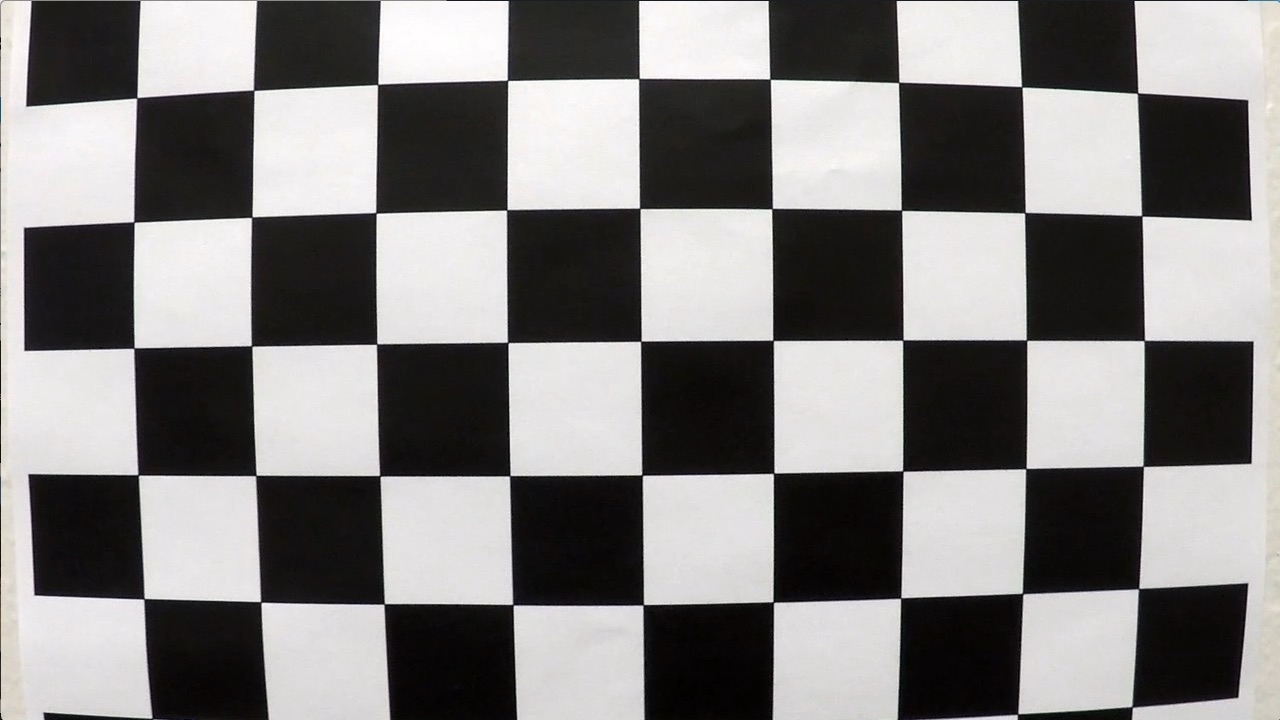
#> input picture CarND-Advanced-Lane-Lines/camera_cal/calibration1.jpg, 1280 x 720 px; the run also reads 1 picture not shown here
$ jupyter execute --allow-errors pipeline.ipynb   (shell and % lines are left out)   (older library calls are emulated)
#> lines starting #> are read from the running program, lines starting #| are printed output that depends on the picture; after the words box and inside, x2 and y2 are one past the last pixel; in counts of white or black regions, pixels touching at a corner belong together
[cell 1]
import cv2
import matplotlib.pyplot as plt
import matplotlib.image as mpimg
import numpy as np
import glob


print ('OK')

[cell 2]
img = mpimg.imread('camera_cal/calibration1.jpg')
#> img is the input picture: shape (720, 1280, 3); mean R, G, B 130.1, 128.4, 127.8
image_shape = img.shape
print(image_shape)
#| (720, 1280, 3)
plt.imshow(img)

### Camera Calibration

[cell 3]
nx = 9
ny = 6

objpoints = []
imgpoints = []

objp = np.zeros((nx*ny,3), np.float32)
objp[:,:2] = np.mgrid[0:nx,0:ny].T.reshape(-1,2)

fnames = glob.glob("camera_cal/calibration*.jpg")

for fname in fnames:
    img = mpimg.imread(fname)
    gray = cv2.cvtColor(img, cv2.COLOR_RGB2GRAY)
    ret, corners = cv2.findChessboardCorners(gray, (nx,ny), None)
#> ret = False; corners = None
    if ret:
        objpoints.append(objp)
        imgpoints.append(corners)

# use the object and image points to caliberate the camera and compute the camera matrix and distortion coefficients
ret, cameraMatrix, distortionCoeffs, rvecs, tvecs = cv2.calibrateCamera(objpoints, imgpoints, image_shape[:2],None,None)

print ('OK')

### Distortion Correction

[cell 4]
img = mpimg.imread('camera_cal/calibration2.jpg')
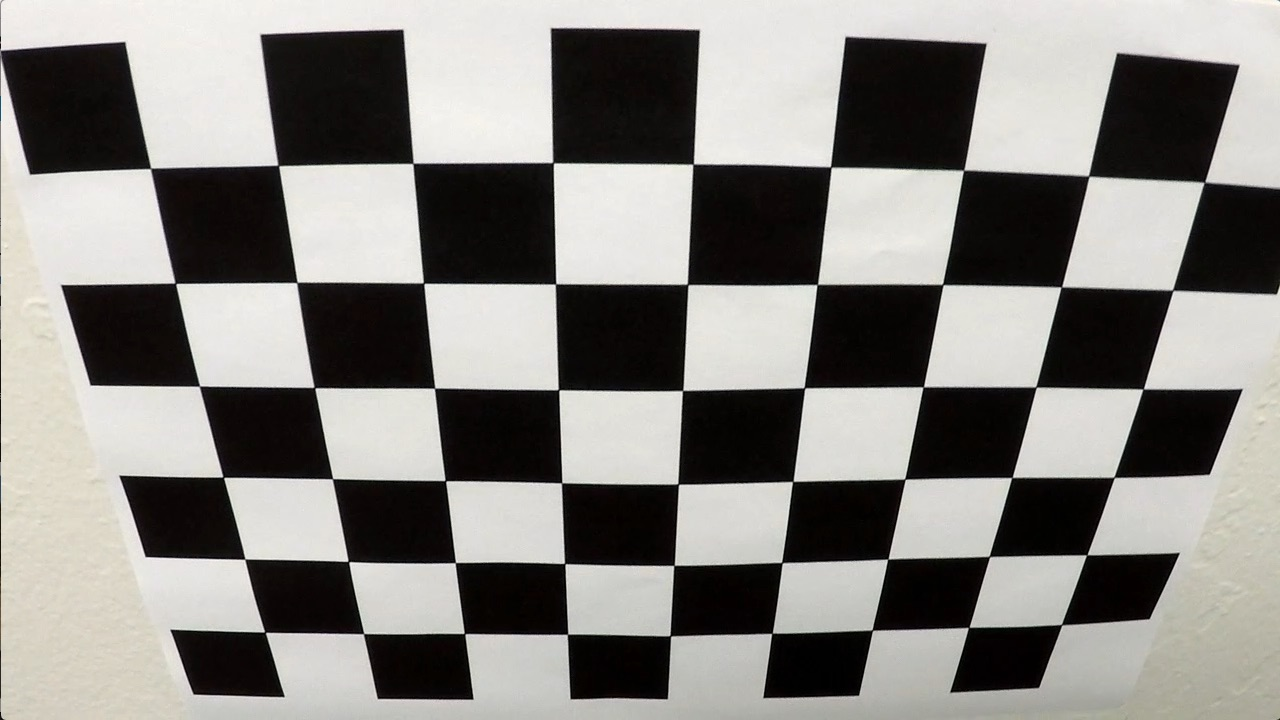
#> input picture CarND-Advanced-Lane-Lines/camera_cal/calibration2.jpg, 1280 x 720 px
#> img is the input picture: shape (720, 1280, 3); mean R, G, B 134.4, 132.4, 128.5
undistorted = cv2.undistort(img, cameraMatrix, distortionCoeffs, None, cameraMatrix)
f, (ax1, ax2) = plt.subplots(1, 2, figsize=(24, 9))
f.tight_layout()
ax1.imshow(img)
ax1.set_title('Original Image', fontsize=50)
ax2.imshow(undistorted)
ax2.set_title('Undistorted Image', fontsize=50)
plt.subplots_adjust(left=0., right=1, top=0.9, bottom=0.)
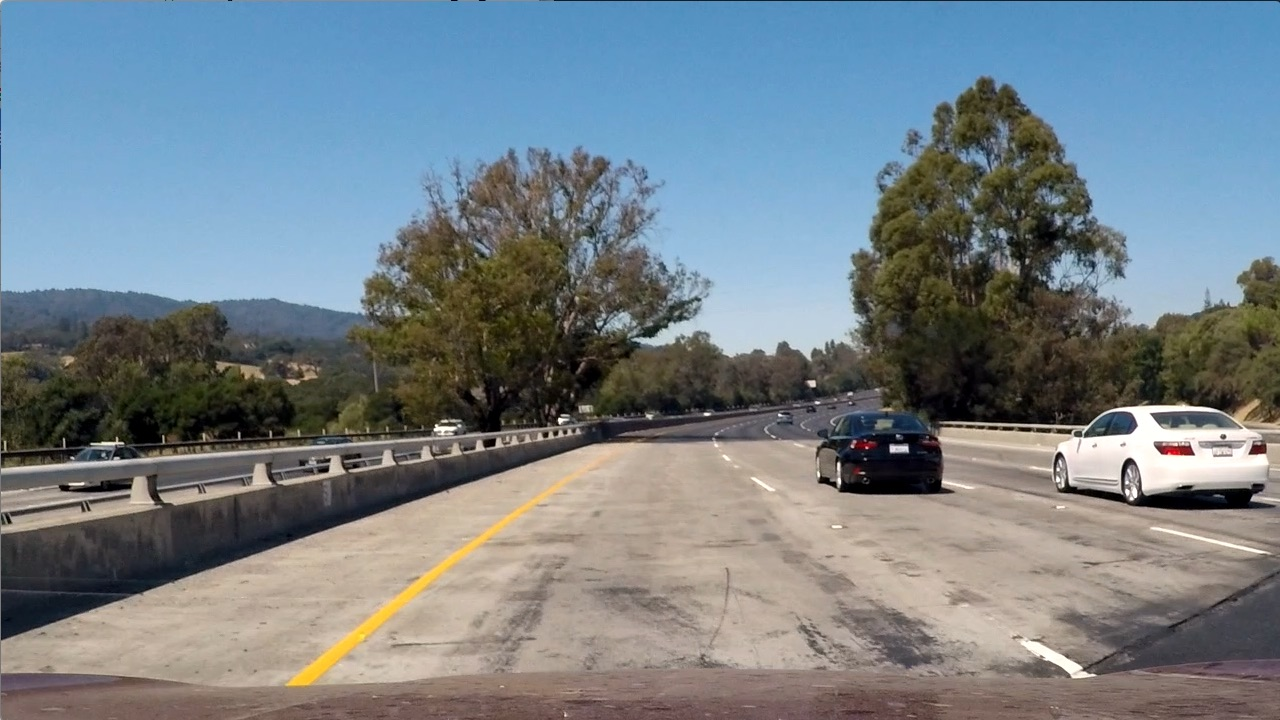
#> input picture CarND-Advanced-Lane-Lines/test_images/test1.jpg, 1280 x 720 px
#> further down, img is the input picture: shape (720, 1280, 3); mean R, G, B 117.5, 128.7, 135.5

[cell 5]
def abs_sobel_thresh(img, orient='x', thresh_min=0, thresh_max=255):
    #gray = cv2.cvtColor(img, cv2.COLOR_RGB2GRAY)
    if orient == 'x':
        abs_sobel = np.absolute(cv2.Sobel(gray, cv2.CV_64F, 1, 0))
    if orient == 'y':
        abs_sobel = np.absolute(cv2.Sobel(gray, cv2.CV_64F, 0, 1))
    scaled_sobel = np.uint8(255*abs_sobel/np.max(abs_sobel))
    binary_output = np.zeros_like(scaled_sobel)
    binary_output[(scaled_sobel >= thresh_min) & (scaled_sobel <= thresh_max)] = 1
    return binary_output

# [17 lines left out: function mag_thresh, not called in this run]

def dir_threshold(image, sobel_kernel=5, thresh=(0, np.pi/2)):
    #gray = cv2.cvtColor(img, cv2.COLOR_RGB2GRAY)
    # Calculate the x and y gradients
    sobelx = cv2.Sobel(gray, cv2.CV_64F, 1, 0, ksize=sobel_kernel)
    sobely = cv2.Sobel(gray, cv2.CV_64F, 0, 1, ksize=sobel_kernel)
    # Take the absolute value of the gradient direction,
    # apply a threshold, and create a binary image result
    absgraddir = np.arctan2(np.absolute(sobely), np.absolute(sobelx))
    binary_output =  np.zeros_like(absgraddir)
    binary_output[(absgraddir >= thresh[0]) & (absgraddir <= thresh[1])] = 1

    return binary_output

[cell 6]
def threshold_image(img):
    img = cv2.undistort(img, cameraMatrix, distortionCoeffs, None, cameraMatrix)

    # convert to gray scale
    gray = cv2.cvtColor(img, cv2.COLOR_RGB2GRAY)

    height, width = gray.shape

    # apply gradient threshold on the horizontal gradient
    sx_binary = abs_sobel_thresh(gray, 'x', 30, 200)
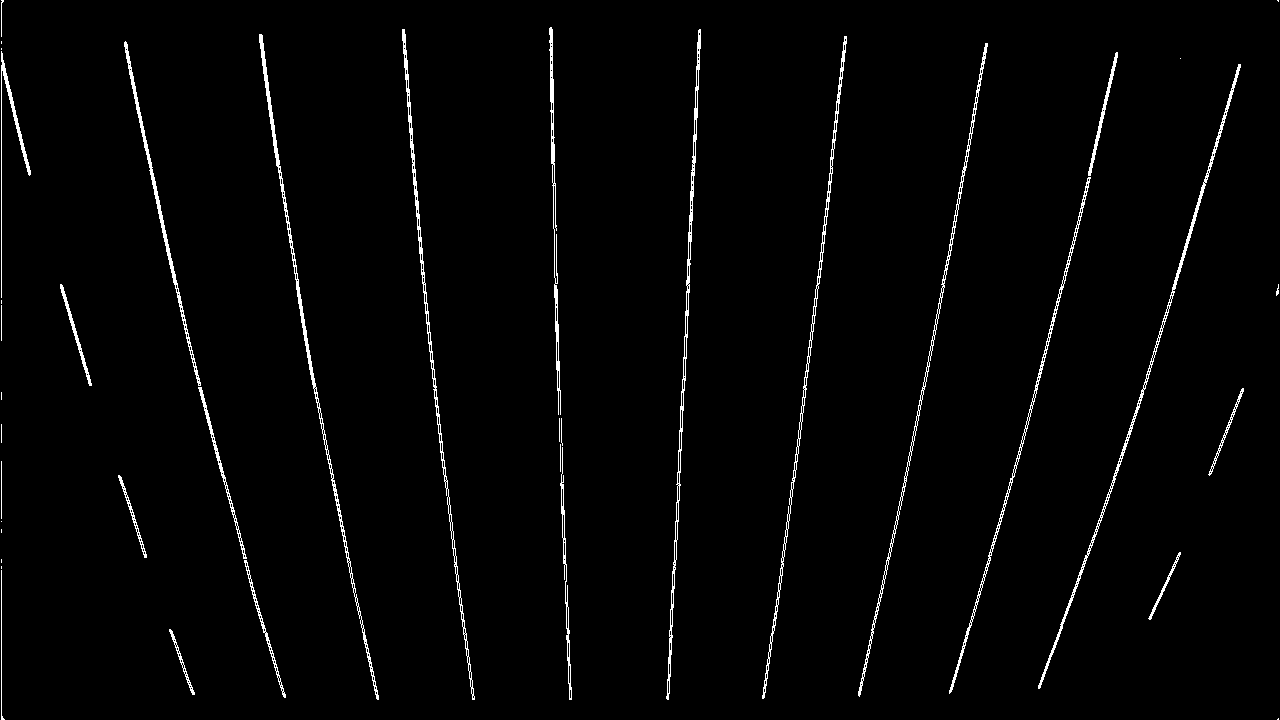
#> sx_binary: shape (720, 1280); values 0 (black) and 1 (white), 1.9% white in thin lines or dots

    # apply gradient direction threshold so that only edges closer to vertical are detected.
    dir_binary = dir_threshold(gray, thresh=(np.pi/6, np.pi/2))
#> dir_binary: shape (720, 1280) float64; values 0 (black) and 1 (white), 66.9% white; 16776 black regions (15010 under 20 px), largest, box (x1, y1, x2, y2) and area: (746, 389, 880, 702) 7220, (1134, 64, 1273, 290) 5483, (515, 15, 589, 284) 5216

    # combine the gradient and direction thresholds.
    combined_condition = ((sx_binary == 1) & (dir_binary == 1))
#> combined_condition: shape (720, 1280) bool; 0.05% white in thin lines or dots

    # R & G thresholds so that yellow lanes are detected well.
    color_threshold = 150
    R = img[:,:,0]
    G = img[:,:,1]
    color_combined = np.zeros_like(R)
    r_g_condition = (R > color_threshold) & (G > color_threshold)
#> r_g_condition: shape (720, 1280) bool; 26.3% white; 457 white regions (378 under 20 px), largest, box (x1, y1, x2, y2) and area: (0, 443, 1280, 704) 168850, (634, 239, 872, 366) 17125, (0, 249, 385, 321) 16205


    # color channel thresholds
    hls = cv2.cvtColor(img, cv2.COLOR_RGB2HLS)
#> hls: shape (720, 1280, 3); mean of channels 0, 1, 2 60.2, 127.6, 74.6
    S = hls[:,:,2]
    L = hls[:,:,1]

    # S channel performs well for detecting bright yellow and white lanes
    s_thresh = (60, 255)
    s_condition = (S > s_thresh[0]) & (S <= s_thresh[1])
#> s_condition: shape (720, 1280) bool; 49.7% white; 891 white regions (696 under 20 px), largest, box (x1, y1, x2, y2) and area: (0, 0, 1280, 355) 316731, (0, 245, 574, 450) 35727, (860, 159, 1280, 497) 35365

    # We put a threshold on the L channel to avoid pixels which have shadows and as a result darker.
    l_thresh = (120, 255)
    l_condition = (L > l_thresh[0]) & (L <= l_thresh[1])
#> l_condition: shape (720, 1280) bool; 64.2% white; 379 black regions (307 under 20 px), largest, box (x1, y1, x2, y2) and area: (0, 81, 1280, 645) 272613, (271, 684, 1280, 720) 20129, (1069, 598, 1280, 703) 14352

    # combine all the thresholds
    # A pixel should either be a yellowish or whiteish
    # And it should also have a gradient, as per our thresholds
    color_combined[(r_g_condition & l_condition) & (s_condition | combined_condition)] = 1

    # apply the region of interest mask
    mask = np.zeros_like(color_combined)
    region_of_interest_vertices = np.array([[0,height-1], [width/2, int(0.5*height)], [width-1, height-1]], dtype=np.int32)
    cv2.fillPoly(mask, [region_of_interest_vertices], 1)
#> mask: shape (720, 1280); values 0 (black) and 1 (white), 25% white; 1 white region, box (x1, y1, x2, y2) and area: (0, 360, 1280, 720) 230860
    thresholded = cv2.bitwise_and(color_combined, mask)
#> color_combined: shape (720, 1280); values 0 (black) and 1 (white), 9.5% white; 349 white regions (285 under 20 px), largest, box (x1, y1, x2, y2) and area: (159, 446, 646, 699) 28293, (0, 249, 378, 320) 16090, (676, 239, 870, 355) 14856

    return thresholded

img = mpimg.imread('test_images/test1.jpg')
plt.imshow(img)
thresholded = threshold_image(img)
#> thresholded: shape (720, 1280); values 0 (black) and 1 (white), 3.6% white; 175 white regions (150 under 20 px), largest, box (x1, y1, x2, y2) and area: (219, 446, 646, 699) 27461, (749, 476, 889, 575) 1870, (1025, 644, 1114, 690) 847

[cell 7]
img = mpimg.imread('test_images/test1.jpg')
thresholded = threshold_image(img)
img = cv2.undistort(img, cameraMatrix, distortionCoeffs, None, cameraMatrix)
#cv2.imwrite('thresholded.jpg',thresholded)

# Plot the 2 images side by side
f, (ax1, ax2) = plt.subplots(1, 2, figsize=(24, 9))
f.tight_layout()
ax1.imshow(img)
ax1.set_title('Original Image', fontsize=50)
ax2.imshow(thresholded, cmap='gray')
ax2.set_title('Thresholded Image', fontsize=50)
plt.subplots_adjust(left=0., right=1, top=0.9, bottom=0.)

[cell 8]
# Vertices extracted manually for performing a perspective transform
bottom_left = [220,720]
bottom_right = [1200, 720]
top_left = [570, 470]
top_right = [780, 470]

source = np.float32([bottom_left,bottom_right,top_right,top_left])

pts = np.array([bottom_left,bottom_right,top_right,top_left], np.int32)
pts = pts.reshape((-1,1,2))
copy = img.copy()
cv2.polylines(copy,[pts],True,(255,0,0), thickness=3)
#> copy: shape (720, 1280, 3); mean R, G, B 118.9, 128.5, 135.6

# Destination points are chosen such that straight lanes appear more or less parallel in the transformed image.
bottom_left = [320,720]
bottom_right = [920, 720]
top_left = [320, 1]
top_right = [920, 1]

dst = np.float32([bottom_left,bottom_right,top_right,top_left])
M = cv2.getPerspectiveTransform(source, dst)
M_inv = cv2.getPerspectiveTransform(dst, source)
img_size = (image_shape[1], image_shape[0])

warped = cv2.warpPerspective(thresholded, M, img_size , flags=cv2.INTER_LINEAR)
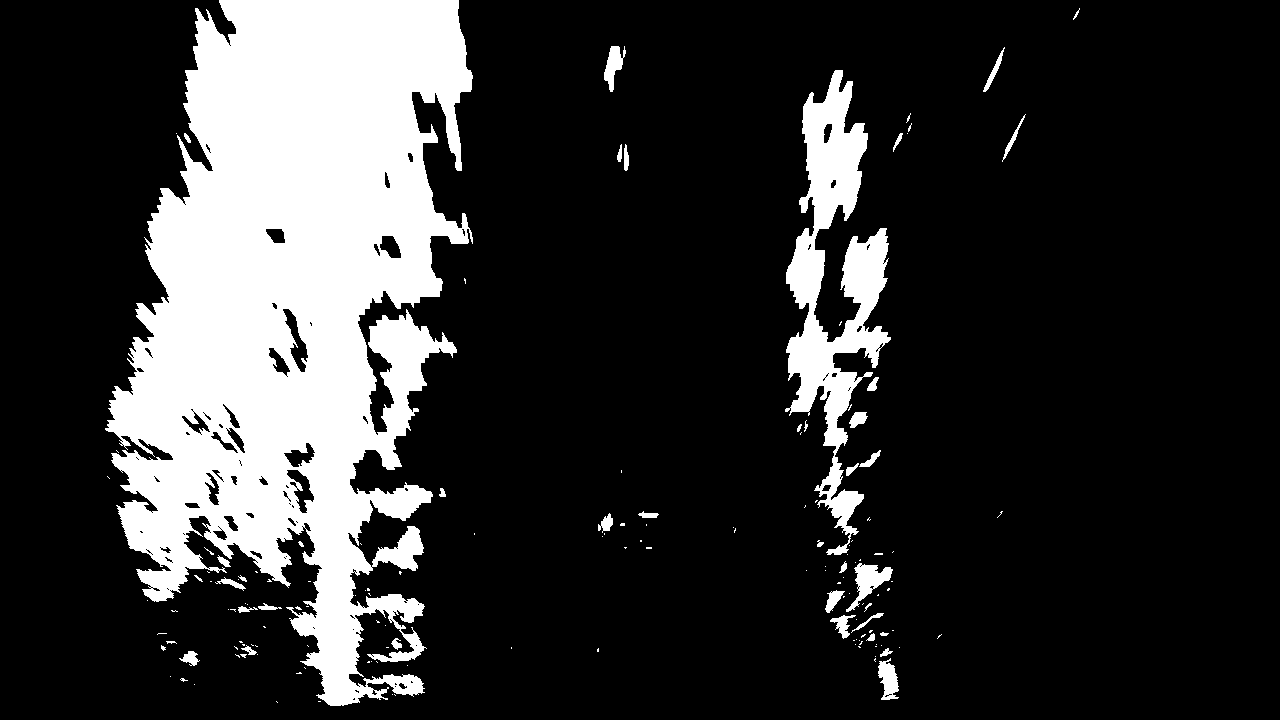
#> warped: shape (720, 1280); values 0 (black) and 1 (white), 19.4% white; 152 white regions (111 under 20 px), largest, box (x1, y1, x2, y2) and area: (105, 0, 473, 706) 154384, (785, 70, 891, 555) 19043, (846, 563, 893, 612) 866

f, (ax1, ax2) = plt.subplots(1, 2, figsize=(24, 9))
f.tight_layout()
ax1.imshow(copy)
ax1.set_title('Original Image', fontsize=50)
ax2.imshow(warped, cmap='gray')
ax2.set_title('Warped Image', fontsize=50)
plt.subplots_adjust(left=0., right=1, top=0.9, bottom=0.)
#> (the rest of the program and of its run is left out)
